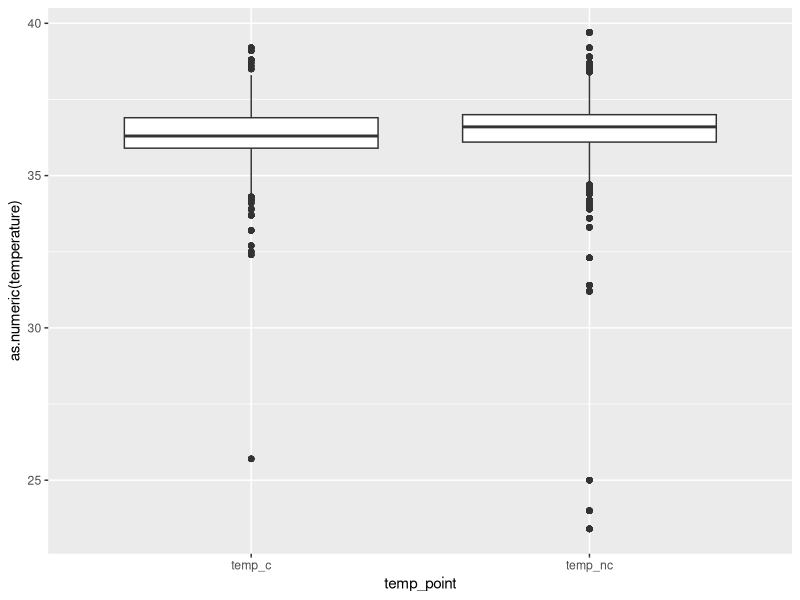
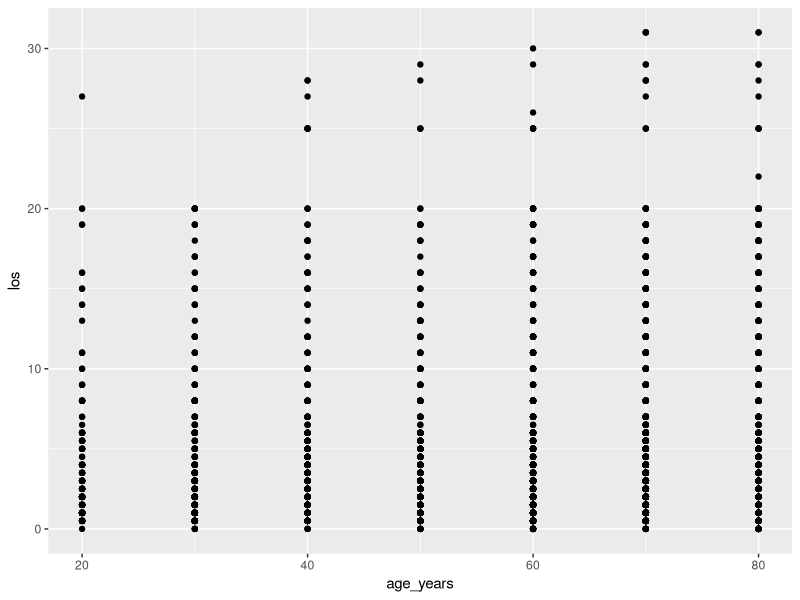
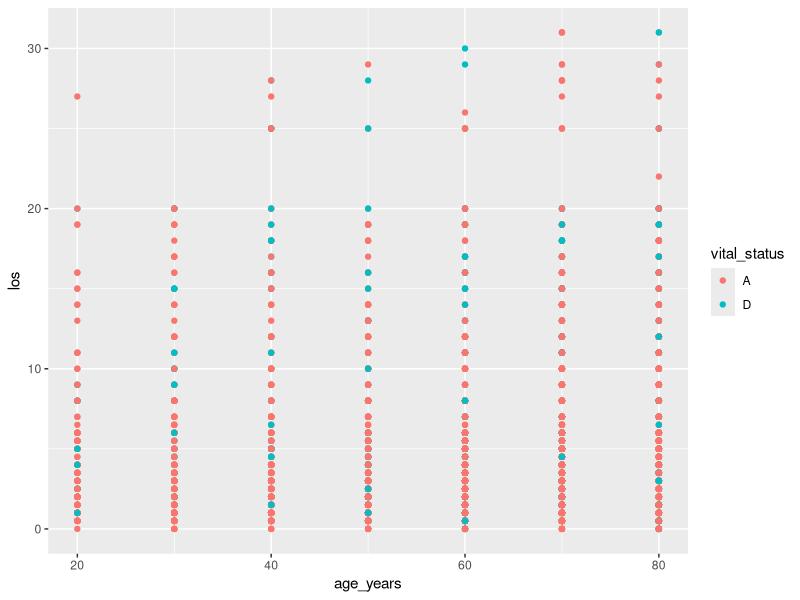
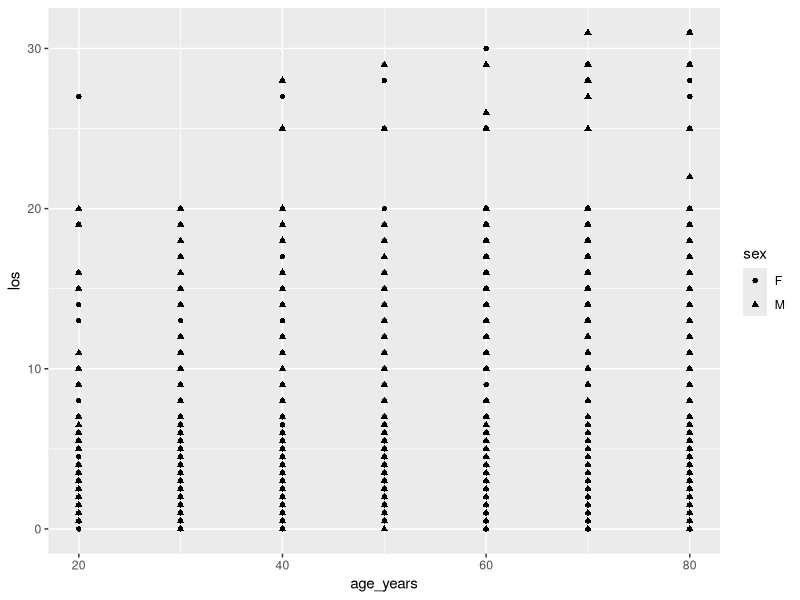
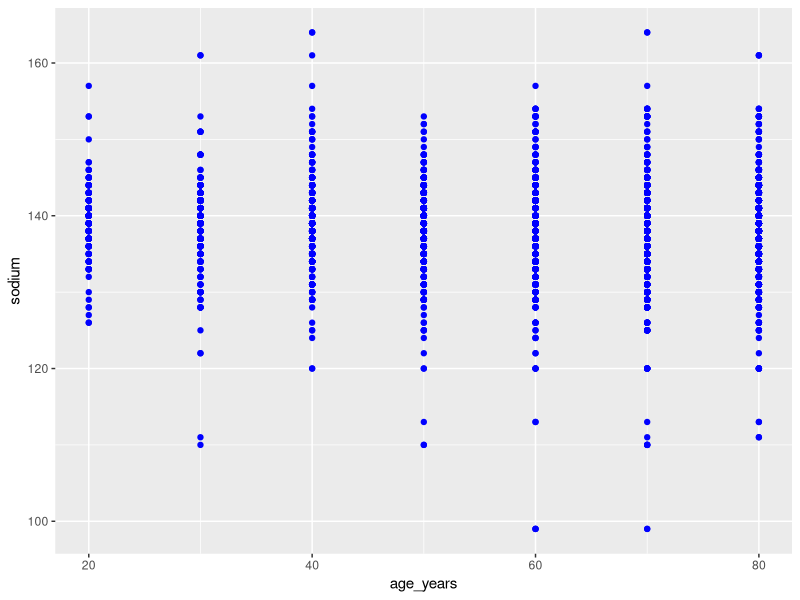
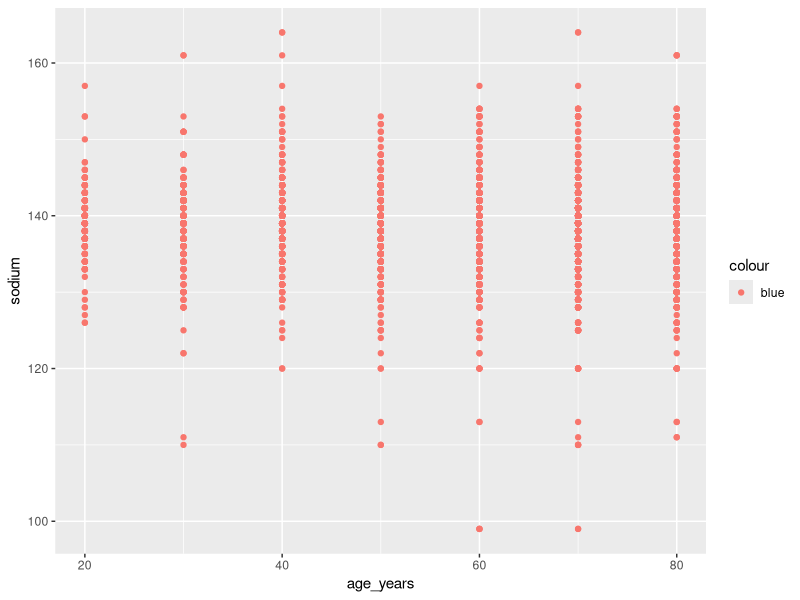
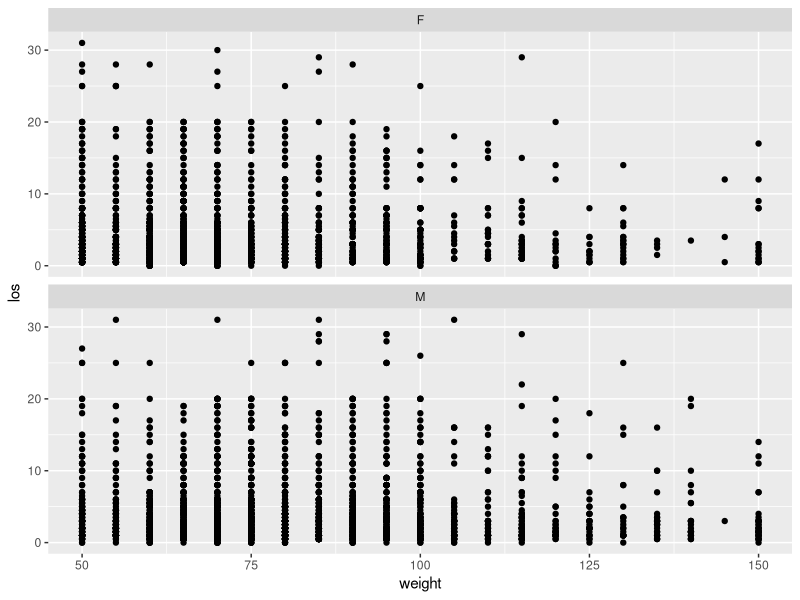
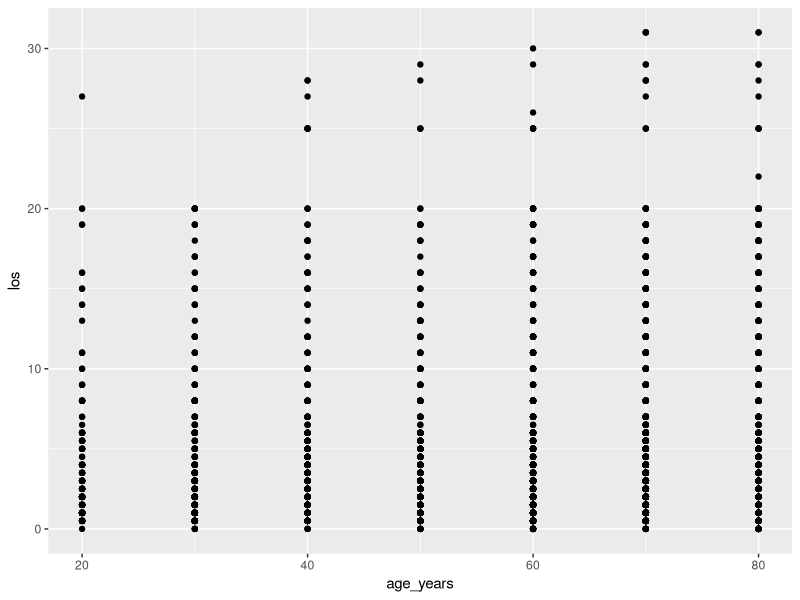

R code for these plots, in order:
## ---- chunk 1
# We will need this data later.
library(tidyverse)
library(lubridate)
cchic <- read_csv("clean_CCHIC.csv")
## ---- chunk 2
# Assign the value of 2+2+6 to the name `practice`. Notice there is no output in the
# console, but 'practice' is added to the environment window.
practice <- 2 + 2 + 6
# Recall the value using the name.
practice
## ---- chunk 3
say_hello <- "hello"
say_hello
## ---- chunk 4
c(50, 25, 32, 67, 46, 19, 48)
## ---- chunk 5
c(37.5, 37.1, 37.3, 38.3, 37.4, 38.9)
## ---- chunk 6
c("Adam", "Sally", "Eve", "John", "James", "Jennifer")
## ---- chunk 7
c(TRUE, FALSE, FALSE, TRUE, TRUE)
## ---- chunk 8
age <- c(50, 25, 32, 67, 46, 19)
# Recall the whole vector using the name.
age

# You can do the same thing for a character vector.
name <- c("Adam", "Sally", "Eve", "John", "James", "Jennifer")
name

gender <- c("male", "female", "female", "male", "male", "female")
## ---- chunk 9
# The age of the second person.
age[2]
# The name of the fifth person.
name[5]
## ---- chunk 10
test <- c(1, 2, 3, 4)
# Note that `test` is a numeric vector.
str(test)
# Add a character to `test`
test <- c(1, 2, 3, 4, "x")
# Note that `test` is now a character vector.
str(test)
## ---- chunk 11
test2 <- c(1, 2, 3, 4, TRUE)
# Note that the last element is `1`.
test2
# Note that the vector is numeric.
str(test2)
## ---- chunk 12
matrix(1:9, nrow = 3, ncol = 3)
## ---- chunk 13
data.frame(name, age, gender)
## ---- chunk 14
# Combining the vectors we created before into a data frame.
patients <- data.frame(name, age, gender)
patients
## ---- chunk 15
name <- name <- c("Adam", "Sally", "Eve", "John", "James", "Jennifer")
gender <- c("male", "female")
# You probably don't want this to happen.
data.frame(name, gender)
## ---- chunk 16
head(cchic)
## ---- chunk 17
tail(cchic)
## ---- chunk 18
names(cchic)
## ---- chunk 19
cchic[25, 5]
## ---- chunk 20
table(cchic$sex)
## ---- chunk 21
table(cchic$vital_status)
## ---- chunk 22
ls(cchic, pattern = "temp")
## ---- chunk 23
# You need to do this each time you open R
library(dplyr)
## ---- chunk 24
cchic %>%
  filter(age_years >= 65)
## ---- chunk 25
elder_cchic <- cchic %>%
  filter(age_years >= 65)
## ---- chunk 26
cchic %>%
  select(sex)
## ---- chunk 27
cchic %>%
  filter(age_years >= 65) %>%
  select(sex)
## ---- chunk 28
cchic %>%
  group_by(sex) %>%
  summarise(mean_urea = mean(urea, na.rm = TRUE))
# Some summary statistic functions do not work with missing values, so you need to add the
# `na.rm` argument to remove these.
## ---- chunk 29
cchic %>%
  filter(is.na(age_years) == FALSE, age_years >= 65) %>%
  select(sex) %>%
  head()
## ---- chunk 30
cchic %>%
  filter(age_years >= 65) %>%
  select(sex) %>%
  is.na() %>%
  sum()
## ---- chunk 31
cchic <- cchic %>%
  rename(sodium = na)
## ---- chunk 32
cchic <- cchic %>%
  mutate(bmi = (weight / (height / 100)^2))
## ---- chunk 33
cchic <- cchic %>%
  mutate(gender = as.factor(sex))
## ---- chunk 34
library(readr)
## ---- chunk 35
weight <- c("70kg", "80 kg", "82 kg", "74", "39")
mean(weight)
## ---- chunk 36
weight <- parse_number(weight)
# The variable is now numeric, and we can calculate the weight.
mean(weight)
## ---- chunk 37
library(stringr)
## ---- chunk 38
test_gender <- c("f", "F", "M", "f")
## ---- chunk 39
test_gender <- str_to_upper(test_gender)
test_gender
## ---- chunk 40
library(lubridate)
## ---- chunk 41
test_dates <- c("02-01-12", "03-04-15", "15-06-02")
# Since the dates are in a date-month-year format, we use the dmy function.
test_dates <- dmy(test_dates)
test_dates
## ---- chunk 42
cchic <- cchic %>% 
  mutate(year_born = year(ymd(dob)))
str(cchic$year_born)
## ---- chunk 43
cchic <- cchic %>% 
  mutate(discharge_day = day(ymd_hms(cchic$discharge_dttm)))
str(cchic$discharge_day)
## ---- chunk 44
cchic <- cchic %>%
  mutate(los = difftime(ymd_hms(discharge_dttm),
                        ymd_hms(arrival_dttm), units = "days"))
# You have now added a new variable to your data frame and can recall it.
str(cchic$los)
## ---- chunk 45
library(tidyr)

cchic_long <- cchic %>%
  gather(
    "temp_point", "temperature",
    temp_c:temp_nc
  )
## ---- chunk 46
library(ggplot2)
cchic_long %>%
  ggplot(aes(
    x = temp_point, y =
      as.numeric(temperature)
  )) +
  geom_boxplot()
## ---- chunk 47
cchic <- cchic %>%
  select(-temp_nc)
## ---- chunk 48
# Mean length of stay
cchic %>%
  filter(age_years >= 60) %>%
  summarise(los = mean(los))

# Number of people alive at discharge
cchic %>%
  filter(age_years >= 60) %>%
  select(vital_status) %>%
  table()
## ---- chunk 49
library(ggplot2)
## ---- chunk 50
ggplot(data = cchic) +
  geom_point(mapping = aes(x = age_years, y = los))
## ---- chunk 51
ggplot(data = cchic) +
  geom_point(mapping = aes(x = age_years, y = los, color = vital_status))
## ---- chunk 52
ggplot(data = cchic) +
  geom_point(mapping = aes(x = age_years, y = los, shape = sex))
## ---- chunk 53
ggplot(data = cchic) +
  geom_point(mapping = aes(x = age_years, y = sodium), color = "blue")

ggplot(data = cchic) +
  geom_point(mapping = aes(x = age_years, y = sodium, color = "blue"))
## ---- chunk 54
ggplot(data = cchic) +
  geom_point(mapping = aes(x = weight, y = los)) +
  facet_wrap(~sex, nrow = 2)
## ---- chunk 55
ggplot(data = cchic) +
  geom_point(mapping = aes(x = age_years, y = los))
## ---- chunk 56
ggplot(data = cchic) +
  geom_point(mapping = aes(x = age_years, y = los), position = "jitter")
## ---- chunk 57
ggplot(data = cchic) +
  geom_smooth(mapping = aes(x = wbc, y = crp))
## ---- chunk 58
ggplot(data = cchic) +
  geom_smooth(mapping = aes(x = wbc, y = crp, linetype = sex))
## ---- chunk 59
ggplot(data = cchic) +
  geom_point(mapping = aes(x = wbc, y = crp, colour = sex)) +
  geom_smooth(mapping = aes(x = wbc, y = crp))
## ---- chunk 60
ggplot(data = cchic) +
  geom_bar(mapping = aes(x = vital_status, y = ..prop.., group = 1))
## ---- chunk 61
ggplot(data = cchic) +
  geom_bar(mapping = aes(x = vital_status, fill = sex))
## ---- chunk 62
ggplot(data = cchic) +
  geom_bar(mapping = aes(x = vital_status, fill = sex), position = "fill")
## ---- chunk 63
ggplot(data = cchic) +
  geom_bar(mapping = aes(x = vital_status, fill = sex), position = "dodge")
## ---- chunk 64
ggplot(data = cchic, aes(x = age_years)) +
  geom_histogram()
## ---- chunk 65
ggplot(data = cchic, aes(x = height)) +
  geom_histogram()
## ---- chunk 66
# Note that we remove missing values.
mean(cchic$height, na.rm = TRUE)
sd(cchic$height)
## ---- chunk 67
dummy_1 <- rnorm(1000, mean = 10, sd = 0.5)
# ggplot only accepts dataframes.
dummy_1 <- as.data.frame(dummy_1)
ggplot(dummy_1, aes(x = dummy_1)) +
  geom_histogram()
## ---- chunk 68
dummy_2 <- rnorm(1000, mean = 10, sd = 20)
dummy_2 <- as.data.frame(dummy_2)
ggplot(dummy_2, aes(x = dummy_2)) +
  geom_histogram()
## ---- chunk 69
ggplot(cchic, aes(x = age_years)) +
  geom_histogram()
## ---- chunk 70
median(cchic$age_years, na.rm = TRUE)
IQR(cchic$age_years, na.rm = TRUE)
## ---- chunk 71
table(cchic$vital_status)
## ---- chunk 72
status <- table(cchic$vital_status)
prop.table(status)
## ---- chunk 73
prop.table(status) * 100
## ---- chunk 74
cchic %>%
  group_by(sex) %>%
  summarise(av.height = mean(height, na.rm = TRUE))
## ---- chunk 75
t.test(height ~ sex, data = cchic)
## ---- chunk 76
table(cchic$sex, cchic$vital_status)
## ---- chunk 77
# Changing the character vector to a factor one so that it works with the function.
cchic <- cchic %>%
  mutate(gender = as.factor(sex))
# Doing the test.
chisq.test(cchic$gender, cchic$vital_status)
## ---- chunk 78
ggplot(cchic, aes(x = los)) +
  geom_histogram()
## ---- chunk 79
cchic <- cchic %>%
  mutate(los = as.factor(los))

cchic <- cchic %>%
  mutate(los_num = as.numeric(los))
## ---- chunk 80
# Descriptive statistics for males
cchic %>%
  filter(sex == "M") %>%
  select(los_num) %>%
  summary()
## ---- chunk 81
# Descriptive statistics for females.
cchic %>%
  filter(sex == "F") %>%
  select(los_num) %>%
  summary()
## ---- chunk 82
wilcox.test(los_num ~ sex, data = cchic)
## ---- chunk 83
say_hello <- function(name) {
  message <- paste("Hello", name)
  return(message)
}

say_hello("cheryl")
## ---- chunk 84
BMI <- function(height, weight) {
  x <- weight / (height^2)
  return(x)
}
# Try calculating your own BMI
BMI(height = 1.60, weight = 60)
## ---- chunk 85
BSA <- function(height, weight) {
  x <- sqrt((weight * height) / 3600)
  return(x)
}

BSA(height = 175, weight = 80)
